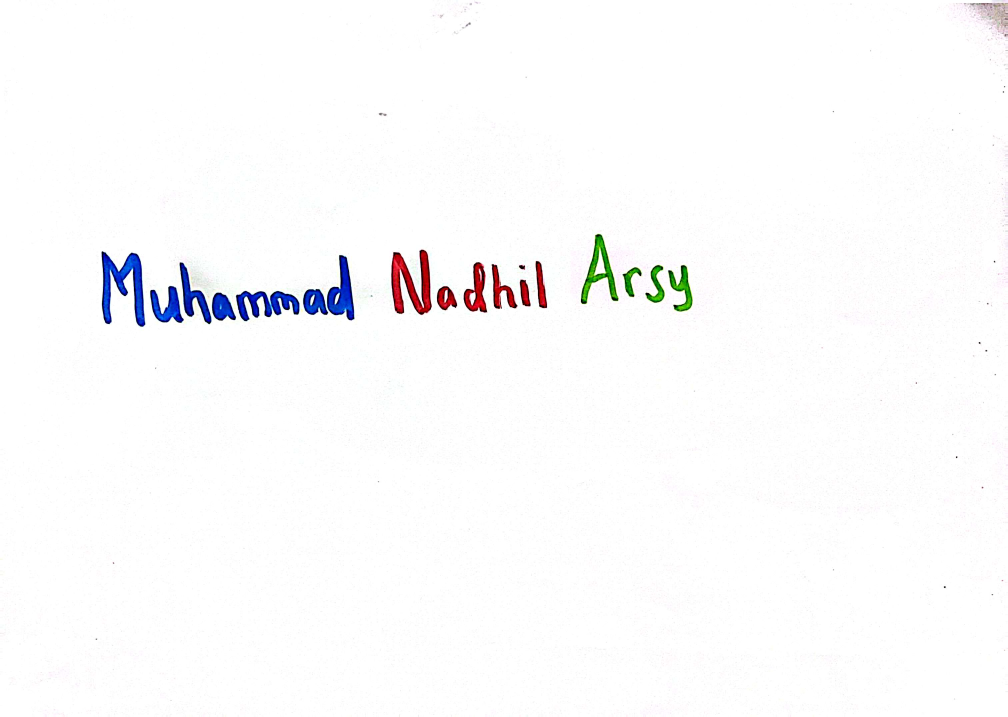
#> input picture nama.jpg, 3024 x 2149 px (shown at 1/3 size)
$ jupyter execute 'UTS NO 2.ipynb'
#> lines starting #> are read from the running program, lines starting #| are printed output that depends on the picture; after the words box and inside, x2 and y2 are one past the last pixel; in counts of white or black regions, pixels touching at a corner belong together
## IMPORT LIBRARY

[cell 1]
# 202331303_Muhammad Nadhil Arsy Al-Wafi
import cv2
import matplotlib.pyplot as plt
import numpy as np
import matplotlib.image as img

## Baca gambar

[cell 2]
# 202331303_Muhammad Nadhil Arsy Al-Wafi
# Membaca gambar
img1 = cv2.imread('nama.jpg')
#> img1 is the input picture: shape (2149, 3024, 3); mean B, G, R 251.6, 250.9, 251
img2 = cv2.imread('info.jpg')
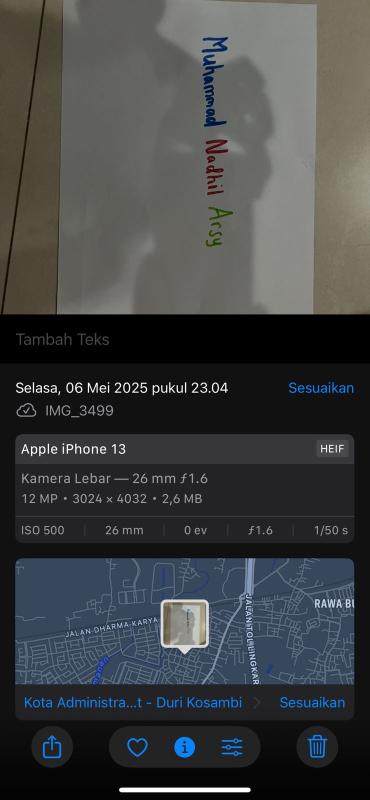
#> input picture info.jpg, 739 x 1600 px (shown at 1/2 size)
#> img2 is the input picture: shape (1600, 739, 3); mean B, G, R 66.8, 66.1, 63.7

# Mengonversi warna BGR ke RGB
img1_rgb = cv2.cvtColor(img1, cv2.COLOR_BGR2RGB)
img2_rgb = cv2.cvtColor(img2, cv2.COLOR_BGR2RGB)

# Membuat subplot
fig, axs = plt.subplots(1, 2, figsize=(12, 8))

# Menampilkan gambar pertama
axs[0].imshow(img1_rgb)
axs[0].axis('off')

# Menampilkan gambar kedua
axs[1].imshow(img2_rgb)
axs[1].axis('off')

plt.show()
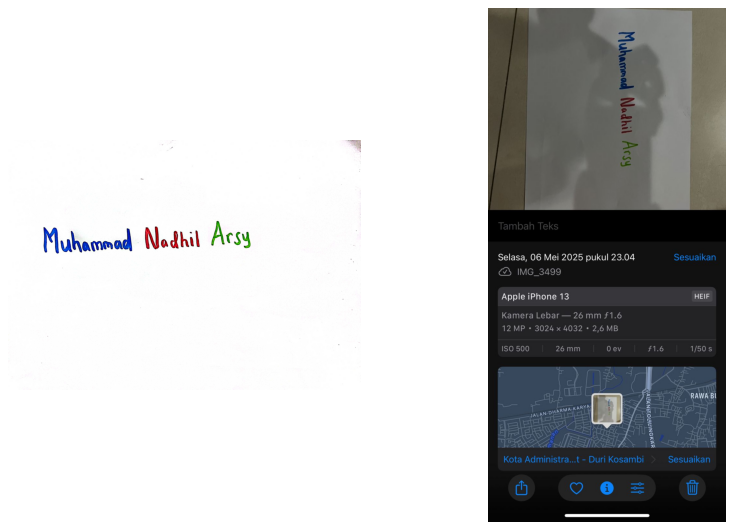
#> figure drawn by matplotlib, 2 panels

## Memuat gambar dari file dan menampilkannya di plot.

[cell 3]
# 202331303_Muhammad Nadhil Arsy Al-Wafi
color_image = img.imread('nama.jpg')
plt.imshow(color_image)

## NILAI AMBANG BATAS CITRA

[cell 4]
# 202331303_Muhammad Nadhil Arsy Al-Wafi
color_image = cv2.imread('nama.jpg')
img_gray = cv2.cvtColor(color_image, cv2.COLOR_BGR2GRAY)

[cell 5]
# 202331303_Muhammad Nadhil Arsy Al-Wafi
# Menghitung histogram untuk setiap kanal atau citra kontras
hist_kontras = cv2.calcHist([color_image], [0, 1, 2], None, [256, 256, 256], [0, 256, 0, 256, 0, 256])
hist_red = cv2.calcHist([color_image], [0], None, [256], [0, 256])
#> hist_red = 256 values, max 5067771 at index 255, min 146 at index 68, mean 25385.1
hist_green = cv2.calcHist([color_image], [1], None, [256], [0, 256])
#> hist_green = 256 values, max 4991382 at index 255, min 131 at index 108, mean 25385.1
hist_blue = cv2.calcHist([color_image], [2], None, [256], [0, 256])
#> hist_blue = 256 values, max 5077824 at index 255, min 128 at index 105, mean 25385.1
hist_gray = cv2.calcHist([img_gray], [0], None, [256], [0, 256])
#> hist_gray = 256 values, max 4930518 at index 255, min 31 at index 0, mean 25385.1

# Mendapatkan nilai maksimum dari setiap histogram
max_kontras = max(hist_kontras.max(), hist_red.max(), hist_green.max(), hist_blue.max(), hist_gray.max())
#> max_kontras = 5077824

[cell 6]
# 202331303_Muhammad Nadhil Arsy Al-Wafi
# Plot histogram
f, ((x1, x2), (x3, x4)) = plt.subplots(2, 2, figsize=(12, 8))

plt.subplot(2, 2, 1)
plt.plot(hist_gray, color='grey')
plt.title('Histogram Warna')
plt.xlim([0, 256])
plt.ylim([0, max_kontras])

plt.subplot(2, 2, 2)
plt.plot(hist_red, color='red')
plt.title('Histogram Merah')
plt.xlim([0, 256])
plt.ylim([0, max_kontras])

plt.subplot(2, 2, 3)
plt.plot(hist_green, color='green')
plt.title('Histogram Hijau')
plt.xlim([0, 256])
plt.ylim([0, max_kontras])

plt.subplot(2, 2, 4)
plt.plot(hist_blue, color='blue')
plt.title('Histogram Biru')
plt.xlim([0, 256])
plt.ylim([0, max_kontras])

plt.tight_layout()
plt.show()
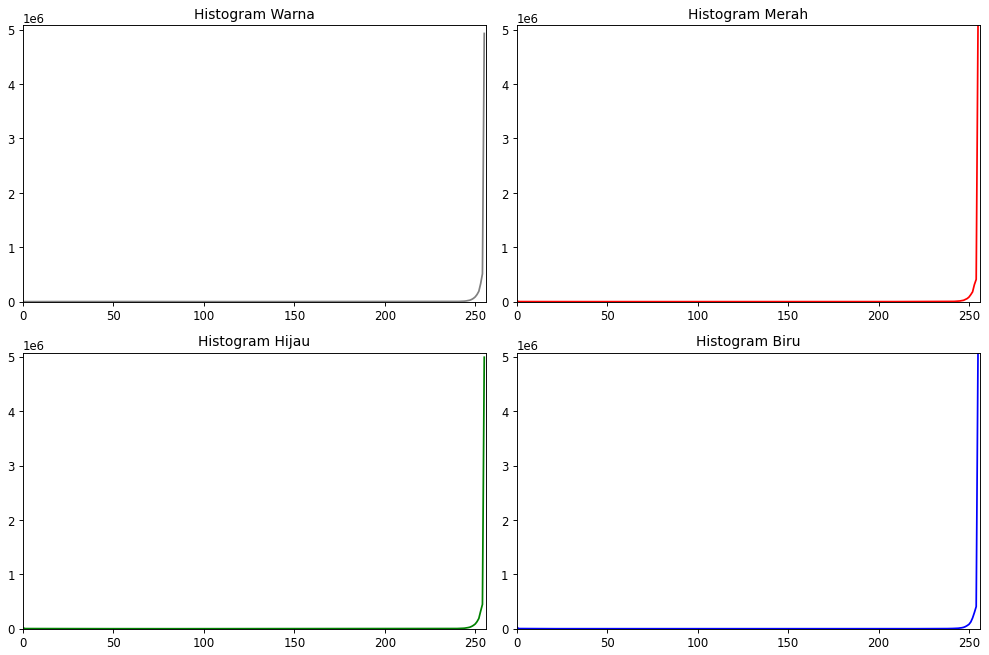
#> figure drawn by matplotlib, 4 panels; panel 1: curve peaks at x = 255, y = 4930518; panel 2: curve peaks at x = 255, y = 5067771; panel 3: curve peaks at x = 255, y = 4991382; panel 4: curve peaks at x = 255, y = 5077824

## NILAI AMBANG BATAS CITRA & KATEGORI WARNA PADA CITRA

[cell 7]
# 202331303_Muhammad Nadhil Arsy Al-Wafi
# Membaca gambar
color_image = cv2.imread('nama.jpg')

# Konversi citra ke dalam ruang warna HSV
hsv_image = cv2.cvtColor(color_image, cv2.COLOR_BGR2HSV)
#> hsv_image: shape (2149, 3024, 3); mean H, S, V 8.1, 4, 252.6

[cell 8]
# 202331303_Muhammad Nadhil Arsy Al-Wafi
# Definisikan rentang warna untuk setiap warna
lower_blue = np.array([90, 100, 100])
upper_blue = np.array([130, 255, 255])

lower_green = np.array([40, 100, 100])
upper_green = np.array([80, 255, 255])

lower_red1 = np.array([0, 100, 100])
upper_red1 = np.array([10, 255, 255])
lower_red2 = np.array([160, 100, 100])
upper_red2 = np.array([180, 255, 255])

[cell 9]
# 202331303_Muhammad Nadhil Arsy Al-Wafi
# Deteksi warna biru
mask_blue = cv2.inRange(hsv_image, lower_blue, upper_blue)
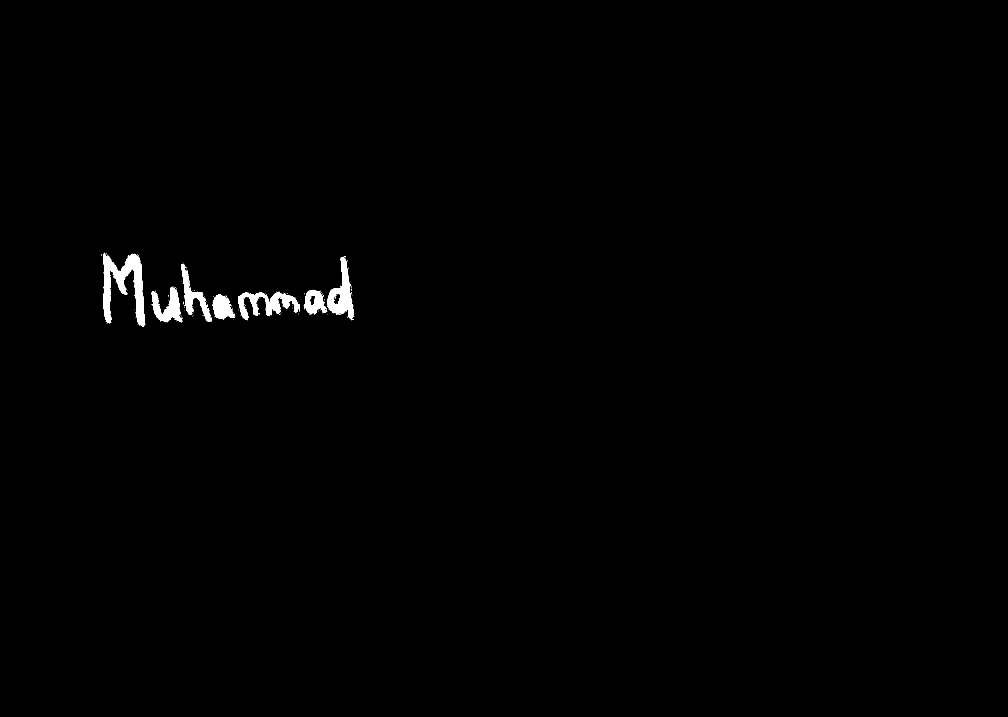
#> mask_blue: shape (2149, 3024) (shown at 1/3 size); 0.62% white; 197 white regions (188 under 20 px), largest, box (x1, y1, x2, y2) and area: (309, 760, 436, 980) 11741, (983, 771, 1062, 960) 6373, (714, 876, 898, 959) 6336

# Deteksi warna hijau
mask_green = cv2.inRange(hsv_image, lower_green, upper_green)
#> mask_green: shape (2149, 3024); 0.19% white; 123 white regions (115 under 20 px), largest, box (x1, y1, x2, y2) and area: (1746, 705, 1856, 906) 5520, (2012, 802, 2078, 934) 3119, (1941, 801, 1994, 905) 1832

# Deteksi warna merah
mask_red1 = cv2.inRange(hsv_image, lower_red1, upper_red1)
#> mask_red1: shape (2149, 3024); 0.1% white; 217 white regions (170 under 20 px), largest, box (x1, y1, x2, y2) and area: (1268, 804, 1288, 880) 611, (1425, 848, 1448, 911) 551, (1483, 860, 1517, 918) 515
mask_red2 = cv2.inRange(hsv_image, lower_red2, upper_red2)
#> mask_red2: shape (2149, 3024); 0.21% white; 228 white regions (185 under 20 px), largest, box (x1, y1, x2, y2) and area: (1178, 765, 1240, 937) 3909, (1395, 872, 1456, 931) 1191, (1269, 836, 1291, 928) 986
mask_red = np.maximum(mask_red1, mask_red2)
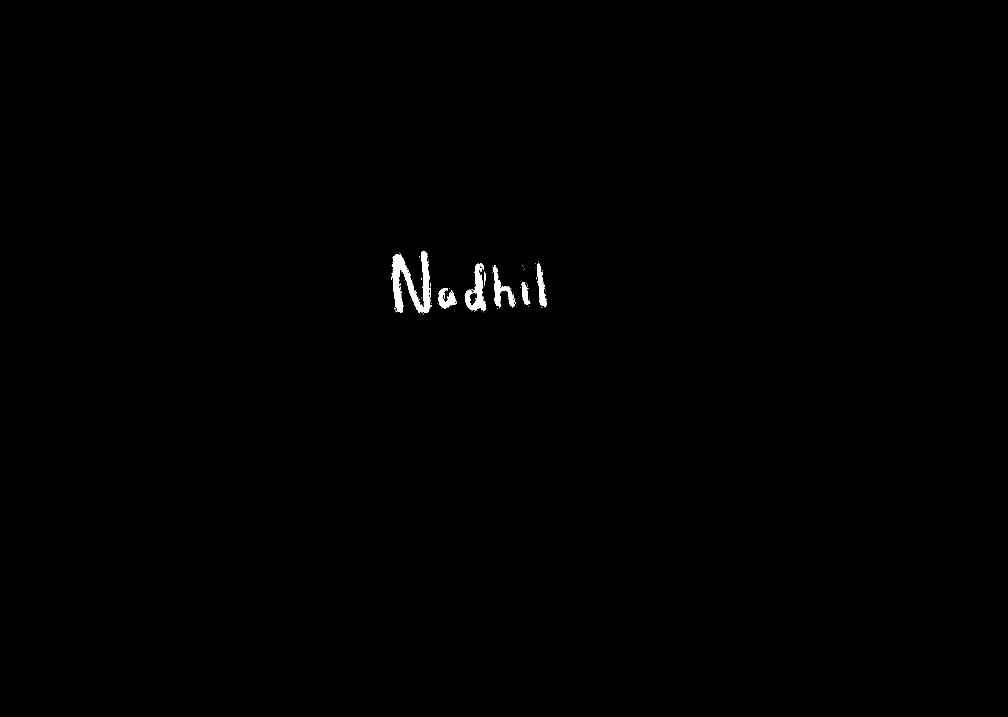
#> mask_red: shape (2149, 3024) (shown at 1/3 size); 0.31% white; 164 white regions (156 under 20 px), largest, box (x1, y1, x2, y2) and area: (1178, 753, 1291, 939) 9200, (1394, 789, 1458, 931) 3725, (1480, 800, 1548, 924) 2567

[cell 10]
# 202331303_Muhammad Nadhil Arsy Al-Wafi
# Gabungkan masker untuk warna merah dan biru
mask_red_blue = np.maximum(mask_red, mask_blue)
#> mask_red_blue: shape (2149, 3024); 0.93% white; 361 white regions (344 under 20 px), largest, box (x1, y1, x2, y2) and area: (309, 760, 436, 980) 11741, (1178, 753, 1291, 939) 9200, (983, 771, 1062, 960) 6373

# Gabungkan masker untuk warna merah dan biru
mask_red_blue_green = np.maximum(mask_red_blue, mask_green)
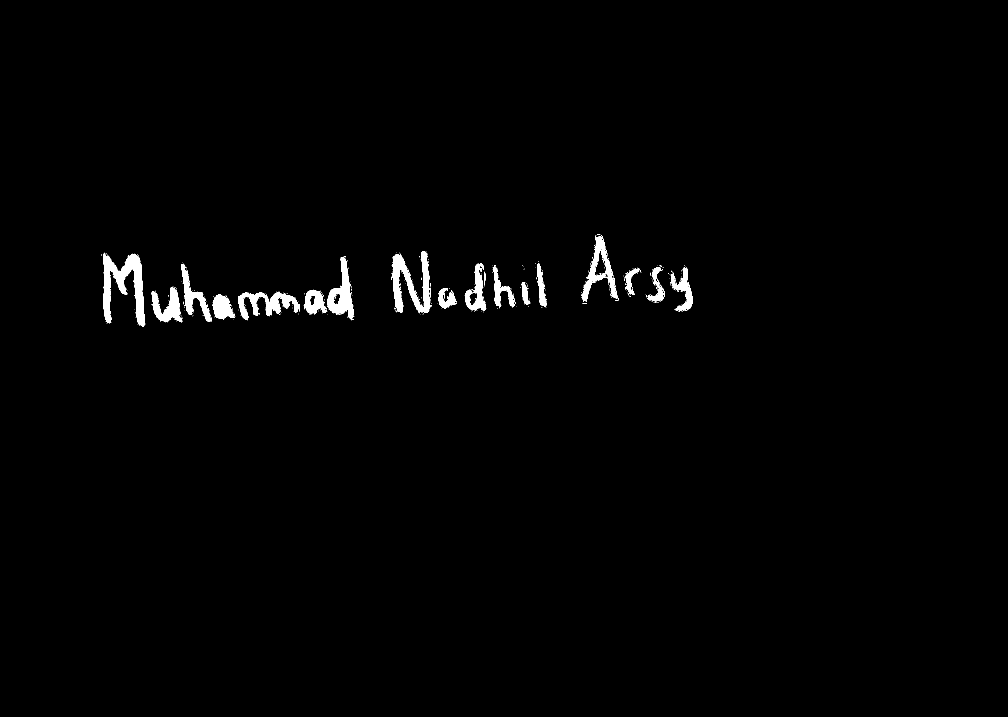
#> mask_red_blue_green: shape (2149, 3024) (shown at 1/3 size); 1.1% white; 484 white regions (459 under 20 px), largest, box (x1, y1, x2, y2) and area: (309, 760, 436, 980) 11741, (1178, 753, 1291, 939) 9200, (983, 771, 1062, 960) 6373

[cell 11]
# 202331303_Muhammad Nadhil Arsy Al-Wafi
# Plot hasil
gray = cv2.cvtColor(color_image, cv2.COLOR_RGB2GRAY)
fig, axs = plt.subplots (2, 2, figsize=(10,10))

(thresh, binary1) = cv2.threshold(gray, 0, 255, cv2.THRESH_BINARY)
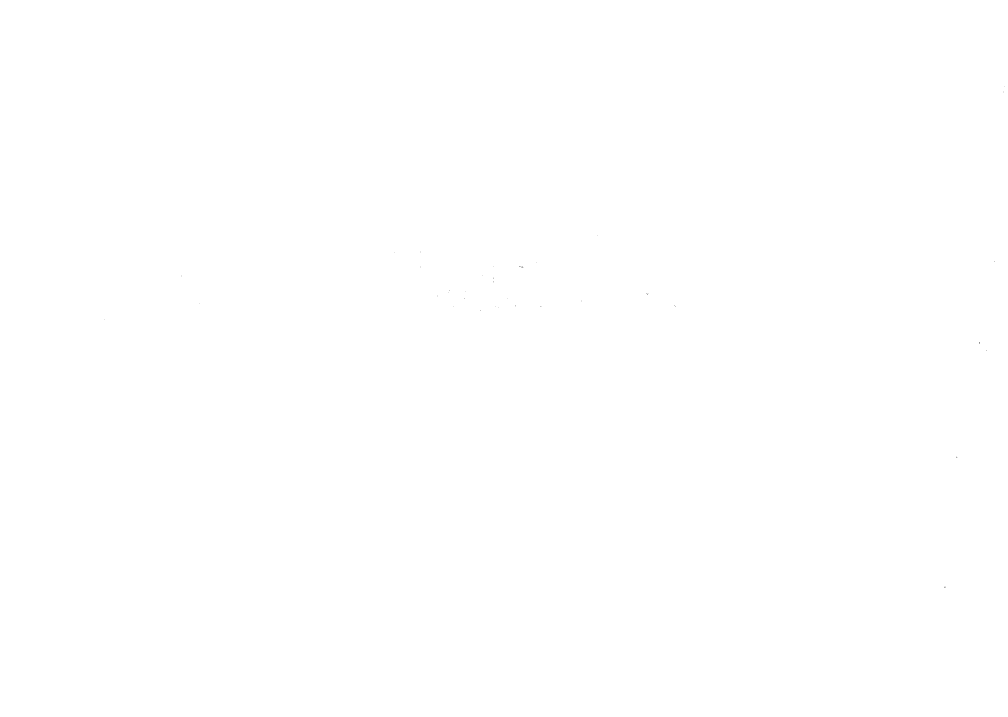
#> binary1: shape (2149, 3024) (shown at 1/3 size); 100% white; black in thin lines or dots, all inside (x1, y1, x2, y2) = (313, 260, 3014, 1763)
axs[0, 0].imshow(binary1, cmap='gray')
axs[0, 0].set_title('None')

plt.subplot(2, 2, 2)
plt.imshow(mask_blue, cmap='gray')
plt.title('Blue')
plt.xticks(np.arange(0, mask_blue.shape[1]+1, 800))
plt.yticks(np.arange(0, mask_blue.shape[0]+1, 500))
plt.axis('on')

plt.subplot(2, 2, 3)
plt.imshow(np.maximum(mask_red, mask_blue), cmap='gray')
plt.title('Red-Blue')
plt.xticks(np.arange(0, mask_green.shape[1], 800))
plt.yticks(np.arange(0, mask_green.shape[0], 500))
plt.axis('on')

plt.subplot(2, 2, 4)
plt.imshow(mask_red_blue_green, cmap='gray')
plt.title('Red-Green-Blue')
plt.xticks(np.arange(0, mask_green.shape[1], 800))
plt.yticks(np.arange(0, mask_green.shape[0], 500))
plt.axis('on')


plt.tight_layout()
plt.show()
